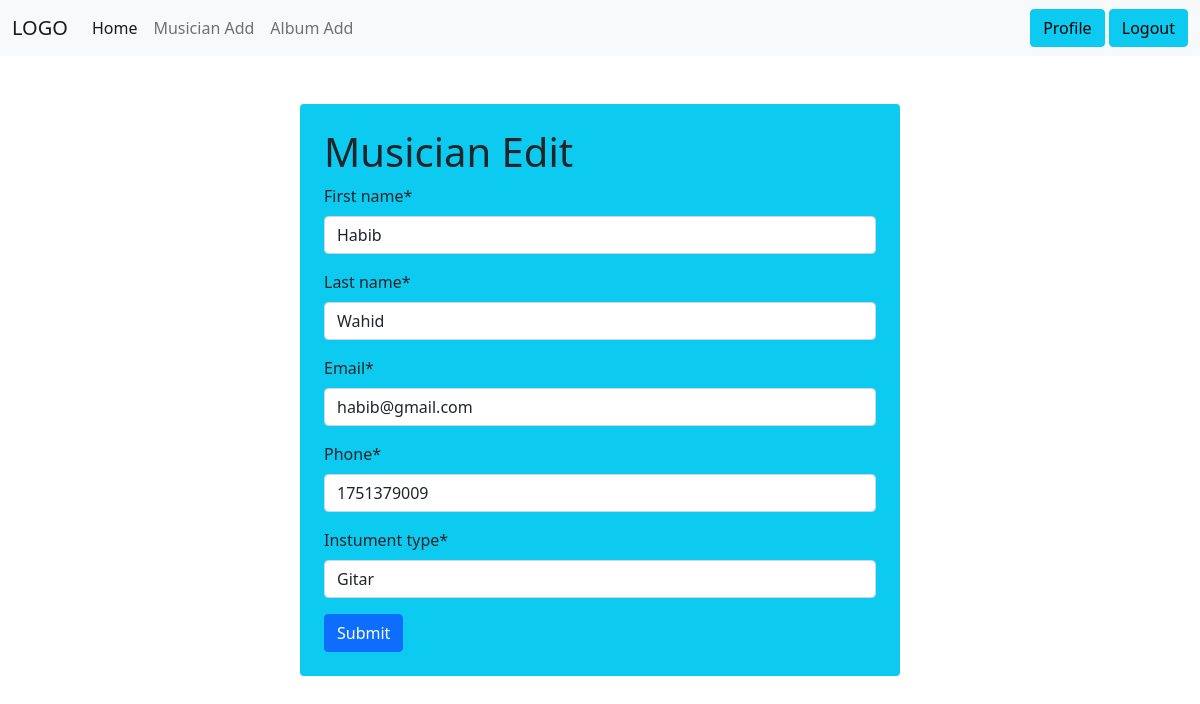
/musician/edit/2 (signed in), run on the app's committed database.
### musician/models.py (models this page shows, shortened)
class Musician(models.Model):
    first_name = models.CharField(max_length=100)
    last_name = models.CharField(max_length=100)
    email = models.EmailField(max_length=100)
    phone = models.IntegerField(max_length=12)
    instument_type = models.CharField(max_length=20)

### musician/views.py (the view)
# urls.py: path('edit/<int:id>', musician_edit_class.as_view(), name="musician_edit"),
@method_decorator(login_required, name='dispatch')
class musician_edit_class(UpdateView):
    model = Musician
    form_class = MusicianFrom
    template_name = 'musician_edit.html'
    pk_url_kwarg = 'id'
    success_url = reverse_lazy('home')

### musician/forms.py
class MusicianFrom(forms.ModelForm):
    class Meta:
        model = Musician
        fields = '__all__'

### musician/templates/musician_edit.html (shortened to what this page needs)
{% extends "base.html" %}
{% load static %}
{% load crispy_forms_tags %}
{% block content %}
<form method="post" class="mt-5 rounded bg-info  p-4 w-50 m-auto">
    <h1>Musician Edit</h1>
    {{form | crispy}}
    <button type="submit" class="btn btn-primary">Submit</button>
</form>
{% endblock content %}

### data on the page
Musician: first_name "Habib", last_name "Wahid", email "habib@gmail.com", phone "1751379009", instument_type "Gitar"
